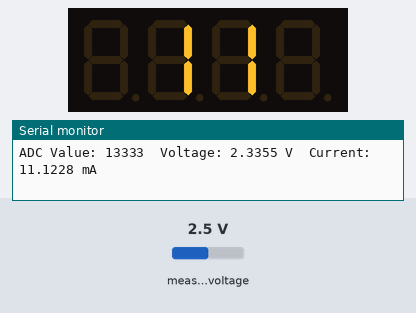
Simulated run of this sketch. Board: ESP32. Shown: 4-digit seven-segment display, the last lines printed to the serial monitor. Inputs (shaded band) come from the test bench; at power-on: measured voltage 2.5 V.

Above: at 1.2 s.
1.3 s: measured voltage set to 0.1 V
At 3.2 s:
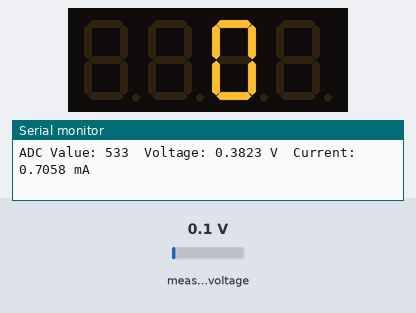
3.5 s: measured voltage set to 1.2 V
At 5.3 s:
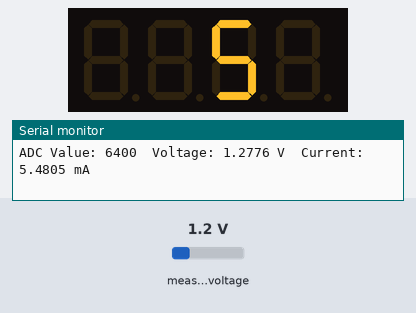
5.6 s: measured voltage set to 3.8 V
At 6.6 s:
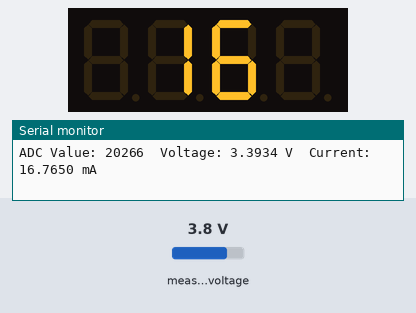
Timing chart, 0 to 8.6 s (numbered marks = the images above; inputs shaded):
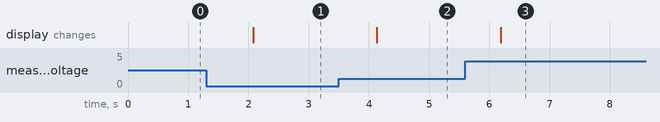

The sketch:

4_20mA_esp32_tm1736.ino
```cpp
#include <Wire.h>               // ไลบรารีสำหรับการสื่อสาร I2C
#include <Adafruit_ADS1X15.h>   // ไลบรารีสำหรับ ADC ADS1115
#include <TM1637Display.h>      // ไลบรารีสำหรับ TM1637

// กำหนดขาสำหรับการเชื่อมต่อกับ TM1637 Display
#define CLK 18    // ขา CLK สำหรับ Display
#define DIO 19    // ขา DIO สำหรับ Display

// สร้างออบเจ็กต์สำหรับ TM1637 Display
TM1637Display display(DIO, CLK);

// สร้างออบเจ็กต์สำหรับ ADC ADS1115
Adafruit_ADS1115 ads;

void setup() {
  Serial.begin(115200);  // เริ่มต้นการสื่อสาร Serial
  Wire.begin();  // เริ่มต้นการสื่อสาร I2C

  // ตั้งค่าความสว่างของ Display
  display.setBrightness(0x0f);

  // เริ่มต้นการทำงานของ ADC
  ads.begin();
}

void loop() {
  int16_t adc0;  // ตัวแปรสำหรับเก็บค่า ADC ที่อ่านได้
  float voltage;  // ตัวแปรสำหรับเก็บค่าแรงดันที่อ่านได้
  float current;  // ตัวแปรสำหรับเก็บค่ากระแสที่คำนวณได้

  // อ่านค่า ADC จากช่อง A0
  adc0 = ads.readADC_SingleEnded(0);

  // แปลงค่า ADC เป็นแรงดัน (ADS1115 มีความละเอียด 16-bit และ Vref = 5.0V)
  voltage = (adc0 * (5.0 / 32767.0)) + 0.301;

  // คำนวณค่ากระแสจากแรงดัน (4-20mA -> 1-4V)
  current = (voltage - 1.0) * (16.0 / 3.0) + 4.0;

  // แสดงค่าดีบัคบน Serial Monitor
  Serial.print("ADC Value: "); Serial.print(adc0);
  Serial.print("  Voltage: "); Serial.print(voltage, 4);
  Serial.print(" V  Current: "); Serial.print(current, 4);
  Serial.println(" mA");

  // ตรวจสอบแรงดัน หากน้อยกว่า 0.8V ให้แสดง "F01"
  if (voltage < 0.99) {
    display.showNumberDec(0x00, false, 3, 4);
  } else {
    // แสดงค่ากระแสบน 7-Segment Display (แสดงเฉพาะหลัก 1, 2, และ 3)
    int displayValue = (int)current;
    display.showNumberDec(displayValue, false, 3, 4);
  }

  // หน่วงเวลา 1 วินาที
  delay(1000);
}
```

Measured:
- after the input at 1.3 s, the display: changes after 0.78 s (image 1)
- after the input at 3.5 s, the display: changes after 0.63 s (image 2)
- after the input at 5.6 s, the display: changes after 0.59 s (image 3)
